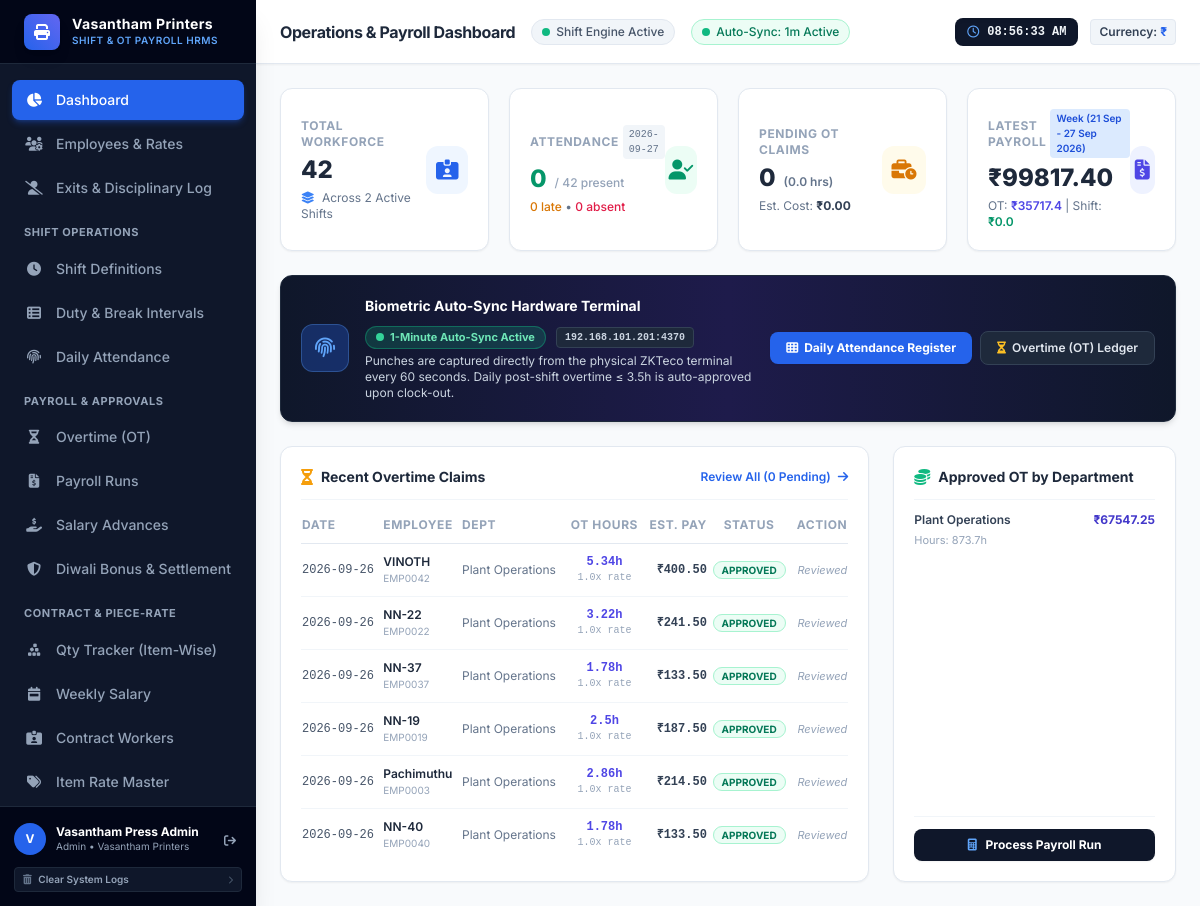
Before: / (signed in) with the older database file.
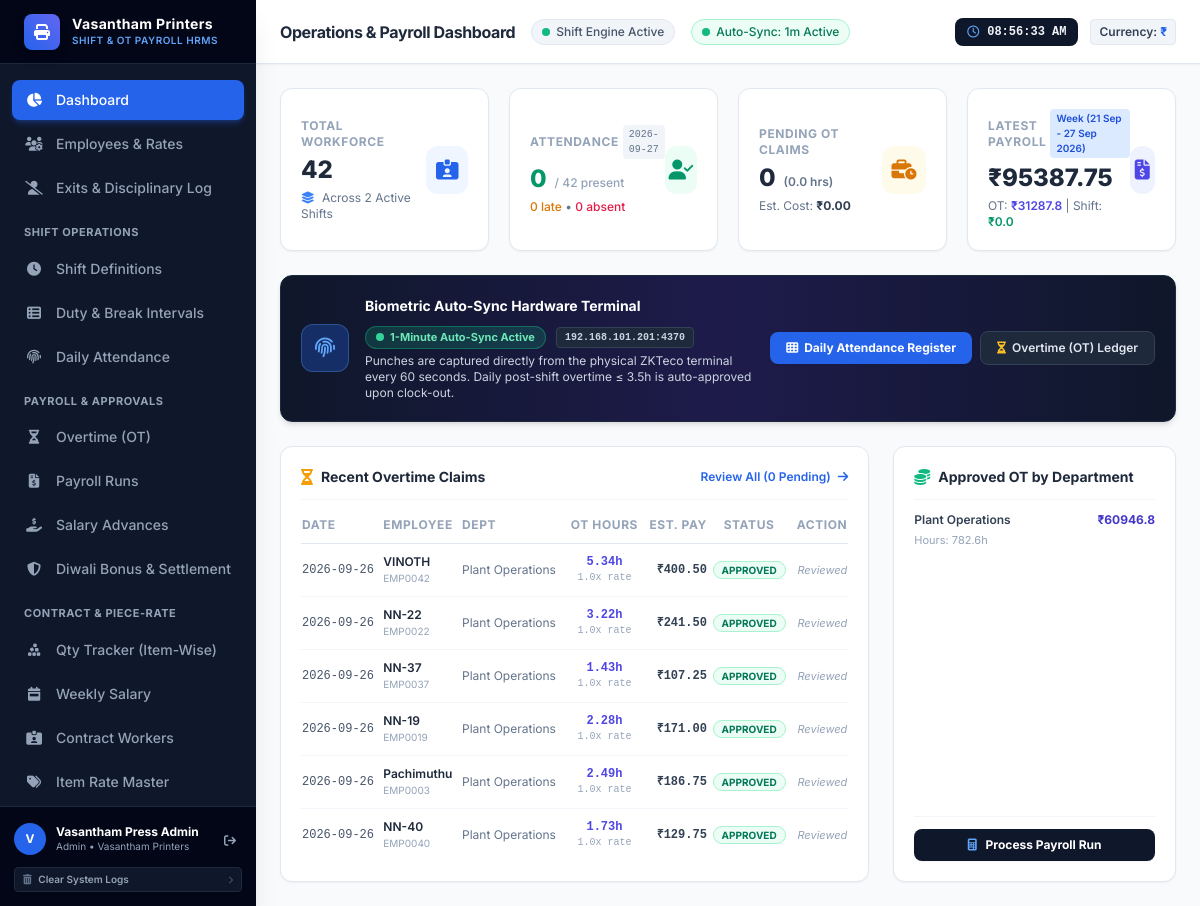
After: the same page with the newer database file.
### tables this page shows
CREATE TABLE payroll_runs (
        id INTEGER PRIMARY KEY AUTOINCREMENT,
        month INTEGER NOT NULL,           -- 1 to 12
        year INTEGER NOT NULL,            -- e.g., 2026
        period_name TEXT NOT NULL,        -- 'March 2026'
        start_date TEXT NOT NULL,
        end_date TEXT NOT NULL,
        total_employees INTEGER NOT NULL DEFAULT 0,
        total_gross REAL NOT NULL DEFAULT 0.0,
        total_net REAL NOT NULL DEFAULT 0.0,
        total_ot_pay REAL NOT NULL DEFAULT 0.0,
        total_shift_allowance REAL NOT NULL DEFAULT 0.0,
        status TEXT NOT NULL DEFAULT 'DRAFT', -- 'DRAFT', 'FINALIZED'
        created_at TIMESTAMP DEFAULT CURRENT_TIMESTAMP
    , run_type TEXT NOT NULL DEFAULT 'MONTHLY', total_bonus REAL NOT NULL DEFAULT 0.0, total_advance_deductions REAL NOT NULL DEFAULT 0.0);

CREATE TABLE overtime_records (
        id INTEGER PRIMARY KEY AUTOINCREMENT,
        employee_id INTEGER NOT NULL REFERENCES employees(id) ON DELETE CASCADE,
        attendance_id INTEGER REFERENCES attendance_records(id) ON DELETE SET NULL,
        date TEXT NOT NULL,               -- 'YYYY-MM-DD'
        ot_type TEXT NOT NULL DEFAULT 'NORMAL', -- 'NORMAL', 'WEEKEND', 'HOLIDAY'
        pre_shift_ot_hours REAL NOT NULL DEFAULT 0.0,
        post_shift_ot_hours REAL NOT NULL DEFAULT 0.0,
        total_ot_hours REAL NOT NULL DEFAULT 0.0,
        multiplier REAL NOT NULL DEFAULT 1.5,
        approved_hours REAL NOT NULL DEFAULT 0.0,
        calculated_ot_pay REAL NOT NULL DEFAULT 0.0,
        status TEXT NOT NULL DEFAULT 'PENDING', -- 'PENDING', 'APPROVED', 'REJECTED'
        reason TEXT,
        approved_by TEXT,
        approved_at TIMESTAMP,
        created_at TIMESTAMP DEFAULT CURRENT_TIMESTAMP
    );

CREATE TABLE departments (
        id INTEGER PRIMARY KEY AUTOINCREMENT,
        code TEXT UNIQUE NOT NULL,
        name TEXT NOT NULL,
        description TEXT,
        created_at TIMESTAMP DEFAULT CURRENT_TIMESTAMP
    );

CREATE TABLE employees (
        id INTEGER PRIMARY KEY AUTOINCREMENT,
        emp_no TEXT UNIQUE NOT NULL,
        first_name TEXT NOT NULL,
        last_name TEXT NOT NULL,
        email TEXT UNIQUE NOT NULL,
        phone TEXT,
        department_id INTEGER NOT NULL REFERENCES departments(id) ON DELETE RESTRICT,
        designation TEXT NOT NULL,
        join_date TEXT NOT NULL,
        default_shift_id INTEGER REFERENCES shifts(id) ON DELETE SET NULL,
        salary_type TEXT NOT NULL DEFAULT 'MONTHLY', -- 'MONTHLY' or 'HOURLY'
        base_salary REAL NOT NULL DEFAULT 30000.0,
        hourly_rate REAL NOT NULL DEFAULT 144.23,
        hra REAL NOT NULL DEFAULT 5000.0,
        special_allowance REAL NOT NULL DEFAULT 2500.0,
        pf_deduction_pct REAL NOT NULL DEFAULT 12.0,
        esi_deduction_pct REAL NOT NULL DEFAULT 0.75,
        tax_deduction_pct REAL NOT NULL DEFAULT 5.0,
        weekly_off_day INTEGER NOT NULL DEFAULT 6, -- 0=Monday, 6=Sunday
        is_active INTEGER NOT NULL DEFAULT 1,
        created_at TIMESTAMP DEFAULT CURRENT_TIMESTAMP
    , pay_frequency TEXT NOT NULL DEFAULT 'MONTHLY', pf_enabled INTEGER NOT NULL DEFAULT 0, esi_enabled INTEGER NOT NULL DEFAULT 0, shift_salary REAL NOT NULL DEFAULT 0.0, ot_hourly_rate REAL NOT NULL DEFAULT 0.0, safety_training_completed INTEGER NOT NULL DEFAULT 1, safety_training_date TEXT, safety_training_approved_by TEXT NOT NULL DEFAULT 'Press Safety Officer', employment_status TEXT NOT NULL DEFAULT 'ACTIVE', status_date TEXT, status_reason TEXT, is_admin INTEGER NOT NULL DEFAULT 0);

### routes/dashboard.py (the view)
@dashboard_bp.route("/")
def index():
    conn = get_db_connection()
    cursor = conn.cursor()
    today_str = date.today().strftime("%Y-%m-%d")
    cursor.execute("SELECT COUNT(*) as cnt FROM employees WHERE is_active = 1")
    total_employees = cursor.fetchone()["cnt"]
    cursor.execute("SELECT COUNT(*) as cnt FROM shifts WHERE is_active = 1")
    total_shifts = cursor.fetchone()["cnt"]
    cursor.execute("""
        SELECT
            COUNT(CASE WHEN status IN ('PRESENT', 'LATE') THEN 1 END) as present_count,
            COUNT(CASE WHEN status = 'LATE' THEN 1 END) as late_count,
            COUNT(CASE WHEN status = 'HALF_DAY' THEN 1 END) as half_day_count,
            COUNT(CASE WHEN status = 'ABSENT' THEN 1 END) as absent_count,
            COUNT(CASE WHEN status = 'WEEKLY_OFF' THEN 1 END) as off_count
        FROM attendance_records
        WHERE date = ?
    """, (today_str,))
    today_att = dict(cursor.fetchone())
    if sum(today_att.values()) == 0:
        cursor.execute("SELECT MAX(date) as max_date FROM attendance_records")
        latest_date_row = cursor.fetchone()
        eval_date = latest_date_row["max_date"] or today_str
        cursor.execute("""
            SELECT
                COUNT(CASE WHEN status IN ('PRESENT', 'LATE') THEN 1 END) as present_count,
                COUNT(CASE WHEN status = 'LATE' THEN 1 END) as late_count,
                COUNT(CASE WHEN status = 'HALF_DAY' THEN 1 END) as half_day_count,
                COUNT(CASE WHEN status = 'ABSENT' THEN 1 END) as absent_count,
                COUNT(CASE WHEN status = 'WEEKLY_OFF' THEN 1 END) as off_count
            FROM attendance_records
            WHERE date = ?
        """, (eval_date,))
        today_att = dict(cursor.fetchone())
    else:
        eval_date = today_str
    cursor.execute("""
        SELECT COUNT(*) as pending_count, COALESCE(SUM(total_ot_hours), 0.0) as pending_hours,
               COALESCE(SUM(calculated_ot_pay), 0.0) as pending_cost
        FROM overtime_records
        WHERE status = 'PENDING'
    """)
    pending_ot = dict(cursor.fetchone())
    cursor.execute("""
        SELECT * FROM payroll_runs
        ORDER BY year DESC, month DESC
        LIMIT 1
    """)
    latest_payroll_row = cursor.fetchone()
    latest_payroll = dict(latest_payroll_row) if latest_payroll_row else None
    cursor.execute("""
        SELECT s.name, s.code, s.color, COUNT(r.id) as emp_count
        FROM shifts s
        LEFT JOIN roster_schedules r ON s.id = r.shift_id AND r.date = ?
        GROUP BY s.id
        ORDER BY emp_count DESC
    """, (eval_date,))
    shift_breakdown = [dict(row) for row in cursor.fetchall()]
    cursor.execute("""
        SELECT o.*, e.first_name, e.last_name, e.emp_no, d.name as dept_name
        FROM overtime_records o
        JOIN employees e ON o.employee_id = e.id
        JOIN departments d ON e.department_id = d.id
        ORDER BY o.date DESC, o.id DESC
        LIMIT 6
    """)
    recent_ot = [dict(row) for row in cursor.fetchall()]
    cursor.execute("""
        SELECT d.name as dept_name,
               ROUND(SUM(o.approved_hours), 1) as total_ot_hours,
               ROUND(SUM(o.calculated_ot_pay), 2) as total_ot_cost
        FROM overtime_records o
        JOIN employees e ON o.employee_id = e.id
        JOIN departments d ON e.department_id = d.id
        WHERE o.status = 'APPROVED'
        GROUP BY d.id
        ORDER BY total_ot_cost DESC
    """)
    dept_ot_stats = [dict(row) for row in cursor.fetchall()]
    cursor.execute("SELECT id, emp_no, first_name, last_name, default_shift_id FROM employees WHERE is_active = 1 ORDER BY first_name")
    active_employees = [dict(row) for row in cursor.fetchall()]
    conn.close()
    return render_template(
        "dashboard.html",
        total_employees=total_employees,
        total_shifts=total_shifts,
        today_att=today_att,
        eval_date=eval_date,
        pending_ot=pending_ot,
        latest_payroll=latest_payroll,
        shift_breakdown=shift_breakdown,
        recent_ot=recent_ot,
        dept_ot_stats=dept_ot_stats,
        active_employees=active_employees
    )

### database.py (called while the page is built)
def get_db_connection():
    db_path = os.environ.get("HRMS_DB_PATH", DB_PATH)
    conn = sqlite3.connect(db_path, timeout=30.0)
    conn.row_factory = sqlite3.Row
    conn.execute("PRAGMA foreign_keys = ON;")
    conn.execute("PRAGMA journal_mode = WAL;")
    conn.execute("PRAGMA synchronous = NORMAL;")
    conn.execute("PRAGMA busy_timeout = 30000;")
    return conn

### models/auto_sync.py (called while the page is built)
def get_syncer():
    global _syncer_instance
    if _syncer_instance is None:
        _syncer_instance = BiometricAutoSyncer(interval_seconds=60, days_back=7)
    return _syncer_instance

def get_auto_sync_status():
    syncer = get_syncer()
    return syncer.get_status()

### templates/dashboard.html (shortened to what the changed rows need)
{% extends "base.html" %}
{% block header_title %}Operations & Payroll Dashboard{% endblock %}
{% block content %}
<div class="space-y-6 max-w-7xl mx-auto">
    <div class="grid grid-cols-1 md:grid-cols-2 lg:grid-cols-4 gap-5">
        <div class="bg-white p-5 rounded-xl border border-slate-200 shadow-sm flex items-center justify-between">
            <div>
                <div class="flex items-center space-x-1">
                    <p class="text-xs font-bold uppercase tracking-wider text-slate-400">Latest Payroll</p>
                    {% if latest_payroll %}
                    <span class="text-[10px] bg-blue-100 text-blue-700 px-1.5 py-0.5 rounded font-semibold">{{ latest_payroll.period_name }}</span>
                    {% endif %}
                </div>
                {% if latest_payroll %}
                <h3 class="text-2xl font-extrabold text-slate-800 mt-1">{{ company_info.currency_symbol }}{{ "%.2f"|format(latest_payroll.total_net) }}</h3>
                <p class="text-xs text-slate-500 mt-1">
                    OT: <span class="text-indigo-600 font-semibold">{{ company_info.currency_symbol }}{{ "%.1f"|format(latest_payroll.total_ot_pay) }}</span> |
                    Shift: <span class="text-emerald-600 font-semibold">{{ company_info.currency_symbol }}{{ "%.1f"|format(latest_payroll.total_shift_allowance) }}</span>
                </p>
                {% else %}
                <h3 class="text-xl font-bold text-slate-400 mt-1">No Runs Yet</h3>
                <p class="text-xs text-slate-500 mt-1">Process a pay run in Payroll</p>
                {% endif %}
            </div>
        </div>
    </div>
    <div class="grid grid-cols-1 lg:grid-cols-3 gap-6">
        <div class="bg-white p-5 rounded-xl border border-slate-200 shadow-sm lg:col-span-2">
            <div class="overflow-x-auto">
                <table class="w-full text-left text-xs">
                    <thead>
                        <tr class="border-b border-slate-200 text-slate-400 font-semibold uppercase tracking-wider">
                            <th class="pb-2.5">Date</th>
                            <th class="pb-2.5">Employee</th>
                            <th class="pb-2.5">Dept</th>
                            <th class="pb-2.5 text-center">OT Hours</th>
                            <th class="pb-2.5 text-right">Est. Pay</th>
                            <th class="pb-2.5 text-center">Status</th>
                            <th class="pb-2.5 text-right">Action</th>
                        </tr>
                    </thead>
                    <tbody class="divide-y divide-slate-100">
                        {% for ot in recent_ot %}
                        <tr class="hover:bg-slate-50 transition">
                            <td class="py-2.5 font-mono text-slate-600">{{ ot.date }}</td>
                            <td class="py-2.5 font-semibold text-slate-800">
                                {{ ot.first_name }} {{ ot.last_name }}
                                <span class="text-[10px] text-slate-400 font-normal block">{{ ot.emp_no }}</span>
                            </td>
                            <td class="py-2.5 text-slate-500">{{ ot.dept_name }}</td>
                            <td class="py-2.5 text-center font-mono font-bold text-indigo-600">
                                {{ ot.total_ot_hours }}h
                                <span class="text-[10px] text-slate-400 font-normal block">{{ ot.multiplier }}x rate</span>
                            </td>
                            <td class="py-2.5 text-right font-mono font-semibold text-slate-700">
                                {{ company_info.currency_symbol }}{{ "%.2f"|format(ot.calculated_ot_pay) }}
                            </td>
                            <td class="py-2.5 text-center">
                                {% if ot.status == 'APPROVED' %}
                                <span class="px-2 py-0.5 rounded-full text-[10px] font-bold bg-emerald-50 text-emerald-700 border border-emerald-200">APPROVED</span>
                                {% elif ot.status == 'REJECTED' %}
                                <span class="px-2 py-0.5 rounded-full text-[10px] font-bold bg-rose-50 text-rose-700 border border-rose-200">REJECTED</span>
                                {% else %}
                                <span class="px-2 py-0.5 rounded-full text-[10px] font-bold bg-amber-50 text-amber-700 border border-amber-200">PENDING</span>
                                {% endif %}
                            </td>
                            <td class="py-2.5 text-right">
                                {% if ot.status == 'PENDING' %}
                                <div class="inline-flex space-x-1">
                                    <form action="{{ url_for('overtime.review_action', ot_id=ot.id) }}" method="POST" class="inline">
                                        <input type="hidden" name="action" value="APPROVE">
                                        <button type="submit" class="p-1 px-2 bg-emerald-600 hover:bg-emerald-700 text-white rounded text-[10px] font-bold" title="Approve">
                                            <i class="fas fa-check"></i>
                                        </button>
                                    </form>
                                    <form action="{{ url_for('overtime.review_action', ot_id=ot.id) }}" method="POST" class="inline">
                                        <input type="hidden" name="action" value="REJECT">
                                        <button type="submit" class="p-1 px-2 bg-rose-600 hover:bg-rose-700 text-white rounded text-[10px] font-bold" title="Reject">
                                            <i class="fas fa-times"></i>
                                        </button>
                                    </form>
                                </div>
                                {% else %}
                                <span class="text-[11px] text-slate-400 italic">Reviewed</span>
                                {% endif %}
                            </td>
                        </tr>
                        {% endfor %}
                    </tbody>
                </table>
            </div>
        </div>
        <div class="bg-white p-5 rounded-xl border border-slate-200 shadow-sm lg:col-span-1 flex flex-col justify-between">
            <div>
                <div class="space-y-3">
                    {% for d in dept_ot_stats %}
                    <div>
                        <div class="flex items-center justify-between text-xs mb-1">
                            <span class="font-semibold text-slate-700">{{ d.dept_name }}</span>
                            <span class="font-bold text-indigo-700">{{ company_info.currency_symbol }}{{ d.total_ot_cost }}</span>
                        </div>
                        <div class="flex items-center justify-between text-[11px] text-slate-400">
                            <span>Hours: {{ d.total_ot_hours }}h</span>
                        </div>
                    </div>
                    {% endfor %}
                </div>
            </div>
        </div>
    </div>
</div>
{% endblock %}

Changed rows visible on the page:
changed payroll_runs: total_net "99817.40" → "95387.75"; total_ot_pay "35717.4" → "31287.8"
changed overtime_records "NN-37": total_ot_hours "1.78" → "1.43"; calculated_ot_pay "133.50" → "107.25"
changed overtime_records "NN-19": total_ot_hours "2.5" → "2.28"; calculated_ot_pay "187.50" → "171.00"
changed overtime_records "Pachimuthu": total_ot_hours "2.86" → "2.49"; calculated_ot_pay "214.50" → "186.75"
changed overtime_records "NN-40": total_ot_hours "1.78" → "1.73"; calculated_ot_pay "133.50" → "129.75"
computed for departments "Plant Operations": total_ot_cost "67547.25" → "60946.8"; total_ot_hours "873.7" → "782.6"
